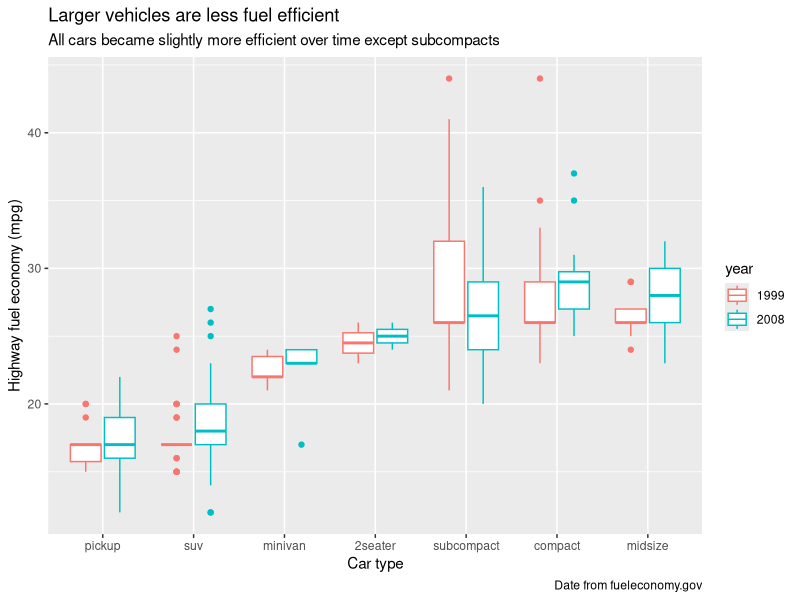
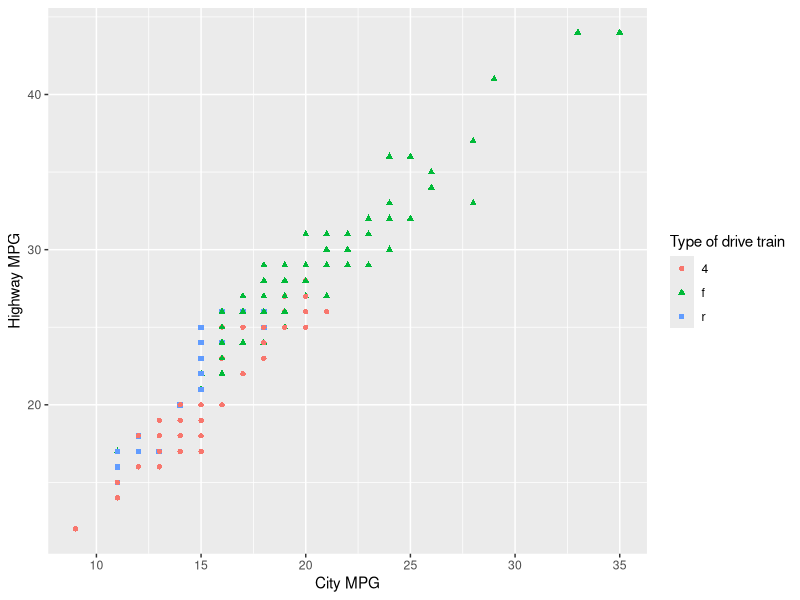
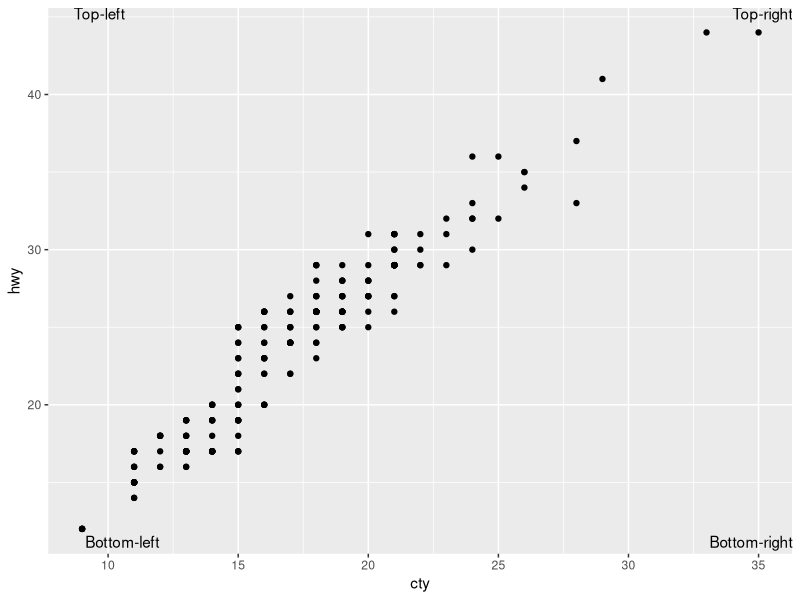
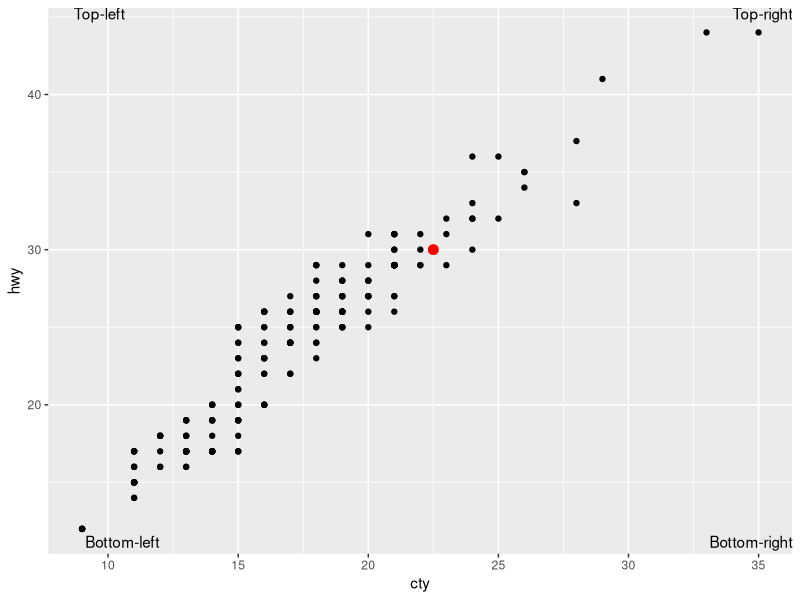
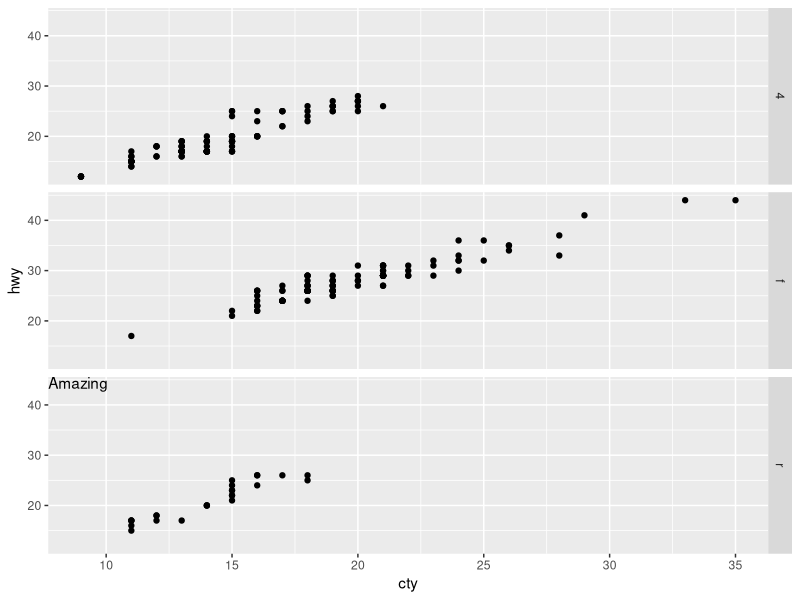
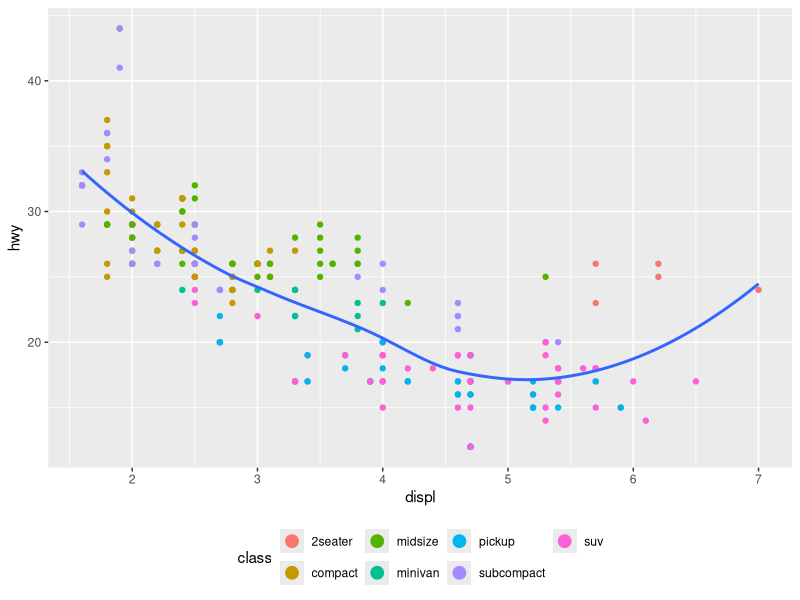
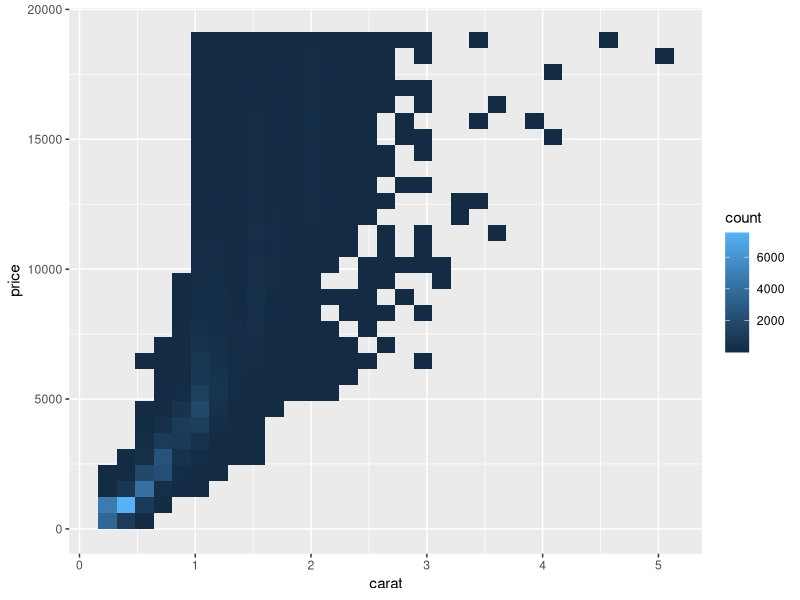
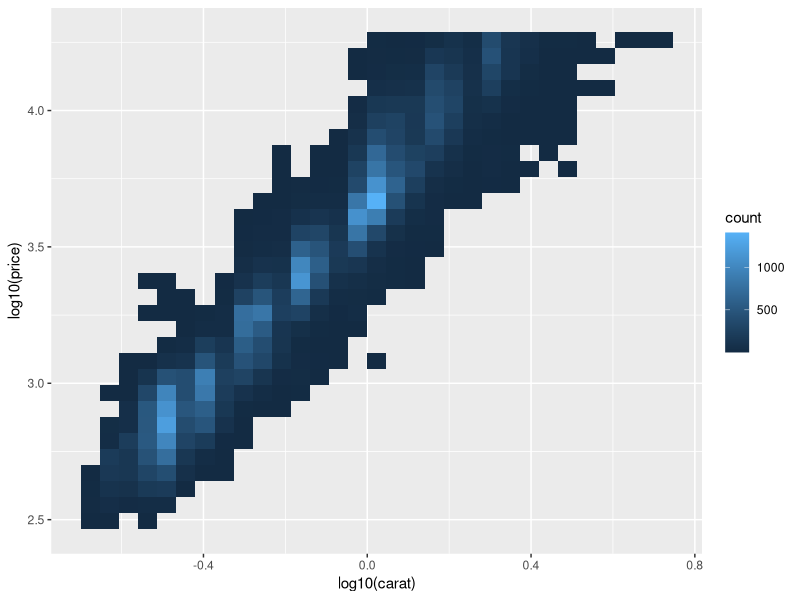

R code for these plots, in order:
# install.packages("scales")
# install.packages("ggrepel")
# install.packages("patchwork")

library(tidyverse)

# Creating a plot on the fuel economy data with customised labels
View(mpg)

# Mapping distribution of highway mpg depending on vehicle class
ggplot(mpg, aes(x = fct_reorder(class, hwy, median), y = hwy)) +
  geom_boxplot(aes(colour = as.factor(year))) +
  labs(
    title = "Larger vehicles are less fuel efficient",
    subtitle = "All cars became slightly more efficient over time except subcompacts",
    caption = "Date from fueleconomy.gov",
    x = "Car type",
    y = "Highway fuel economy (mpg)",
    color = "year"
  )

# Recreate a plot
ggplot(mpg, aes(x = cty, y = hwy)) +
  geom_point(aes(shape = drv, colour = drv)) +
  labs(
    x = "City MPG",
    y = "Highway MPG",
    colour = "Type of drive train",
    shape = "Type of drive train"
  )

# Place text at the four corners of the plot

ggplot(mpg, aes(x = cty, y = hwy)) +
  geom_point() +
  geom_text(
    data = data.frame(
      x = c(-Inf,  Inf, -Inf,  Inf),
      y = c(-Inf, -Inf,  Inf,  Inf),
      label = c("Bottom-left", "Bottom-right", "Top-left", "Top-right")
    ),
    aes(x = x, y = y, label = label),
    vjust = c(-0.5, -0.5, 1, 1),
    hjust = c(-0.5, 1, -0.5, 1)
  )

# Add a point geom in the middle with annotate()
ggplot(mpg, aes(x = cty, y = hwy)) +
  geom_point() +
  geom_text(
    data = data.frame(
      x = c(-Inf,  Inf, -Inf,  Inf),
      y = c(-Inf, -Inf,  Inf,  Inf),
      label = c("Bottom-left", "Bottom-right", "Top-left", "Top-right")
    ),
    aes(x = x, y = y, label = label),
    vjust = c(-0.5, -0.5, 1, 1),
    hjust = c(-0.5, 1, -0.5, 1)
  ) +
  annotate(
    geom = "point",
    x = 22.5, y = 30, colour = "red", size = 3
  )

# Faceting and geom_text
ggplot(mpg, aes(x = cty, y = hwy)) +
  geom_point() +
  facet_grid(rows = vars(drv)) +
  geom_text(aes(x, y, label = lab),
    data = data.frame(x = -Inf, y = Inf, lab = c("", "", "Amazing"), drv = c("4","f","r")),
    vjust = 1,
    hjust = "left"
  )

ggplot(mpg, aes(x = displ, y = hwy)) +
  geom_point(aes(color = class)) +
  geom_smooth(se = FALSE) +
  theme(legend.position = "bottom") +
  guides(color = guide_legend(nrow = 2, override.aes = list(size = 4)))

ggplot(diamonds, aes(x = carat, y = price)) +
  geom_bin2d()
ggplot(diamonds, aes(x = log10(carat), y = log10(price))) +
  geom_bin2d()

# Why doesn`t this code override the default scale?
library(scales)

df <- tibble(
  x = rnorm(10000),
  y = rnorm(10000)
)
ggplot(df, aes(x, y)) +
  geom_hex() +
  scale_color_gradient(low = "white", high = "red") +
  coord_fixed()
# Should be scale_fill_gradient instead

# Change the display of the presidential terms by:
# 1. Combining the two variants that customize colors and x axis breaks.
# 2. Improving the display of the y axis.
# 3. Labelling each term with the name of the president.
# 4. Adding informative plot labels.
# 5. Placing breaks every 4 years (this is trickier than it seems!).
presidential |>
  mutate(id = 33 + row_number()) |>
  ggplot(aes(x = start, y = id, color = party)) +
  geom_point() +
  geom_segment(aes(xend = end, yend = id)) +
  scale_x_date(
    name = NULL, 
    # breaks = presidential$start,
    date_breaks = "4 years",
    date_labels = "'%y",
    minor_breaks = NULL
  ) +
  scale_color_manual(values = c(Republican = "#E81B23", Democratic = "#00AEF3")) +
  scale_y_continuous(
    name = "President #",
    labels = label_ordinal()
  ) +
  geom_text(
    aes(x = start, y = id, label = name),
    size = 3,
    nudge_y = 0.5,
    hjust = "left",
    show.legend = FALSE
  ) +
  labs(
    title = "US Presidents since 1953"
  )

ggplot(diamonds, aes(x = carat, y = price)) +
  geom_point(aes(color = cut), alpha = 1/20) +
  guides(color = guide_legend(override.aes = list(alpha = 1)))
  

# Using a ggthemes theme for last generated graph
library(ggthemes)

ggplot(diamonds, aes(x = carat, y = price)) +
  geom_point(aes(color = cut), alpha = 1/20) +
  guides(color = guide_legend(override.aes = list(alpha = 1))) +
  theme_solarized(light = FALSE)

# Make the axis labels blue and bolded

ggplot(diamonds, aes(x = carat, y = price)) +
  geom_point(aes(color = cut), alpha = 1/20) +
  guides(color = guide_legend(override.aes = list(alpha = 1))) +
  theme(
    axis.text = element_text(color = "blue", face = "bold")
  )

library(patchwork)

p1 <- ggplot(mpg, aes(x = drv, y = cty, color = drv)) + 
  geom_boxplot(show.legend = FALSE) + 
  labs(title = "Plot 1")

p2 <- ggplot(mpg, aes(x = drv, y = hwy, color = drv)) +
  geom_boxplot(show.legend = FALSE) + 
  labs(title = "Plot 2")

p3 <- ggplot(mpg, aes(x = cty, color = drv, fill = drv)) + 
  geom_density(alpha = 0.5) + 
  labs(title = "Plot 3")

p4 <- ggplot(mpg, aes(x = hwy, color = drv, fill = drv)) + 
  geom_density(alpha = 0.5) + 
  labs(title = "Plot 4")

p5 <- ggplot(mpg, aes(x = cty, y = hwy, color = drv)) + 
  geom_point(show.legend = FALSE) + 
  facet_wrap(~drv) +
  labs(title = "Plot 5")

(guide_area() / (p1 + p2) / (p3 + p4) / p5) +
  plot_annotation(
    title = "City and highway mileage for cars with different drive trains",
    caption = "Source: https://fueleconomy.gov."
  ) +
  plot_layout(
    guides = "collect",
    heights = c(1, 3, 2, 4)
  ) &
  theme(legend.position = "top")

# testing parenthesis in patchwork
p1 <- ggplot(mpg, aes(x = displ, y = hwy)) + 
  geom_point() + 
  labs(title = "Plot 1")
p2 <- ggplot(mpg, aes(x = drv, y = hwy)) + 
  geom_boxplot() + 
  labs(title = "Plot 2")
p3 <- ggplot(mpg, aes(x = cty, y = hwy)) + 
  geom_point() + 
  labs(title = "Plot 3")

(p1 | p2) / p3
# Answer: / has precedence over | (or +)

p1 / (p2 | p3)

